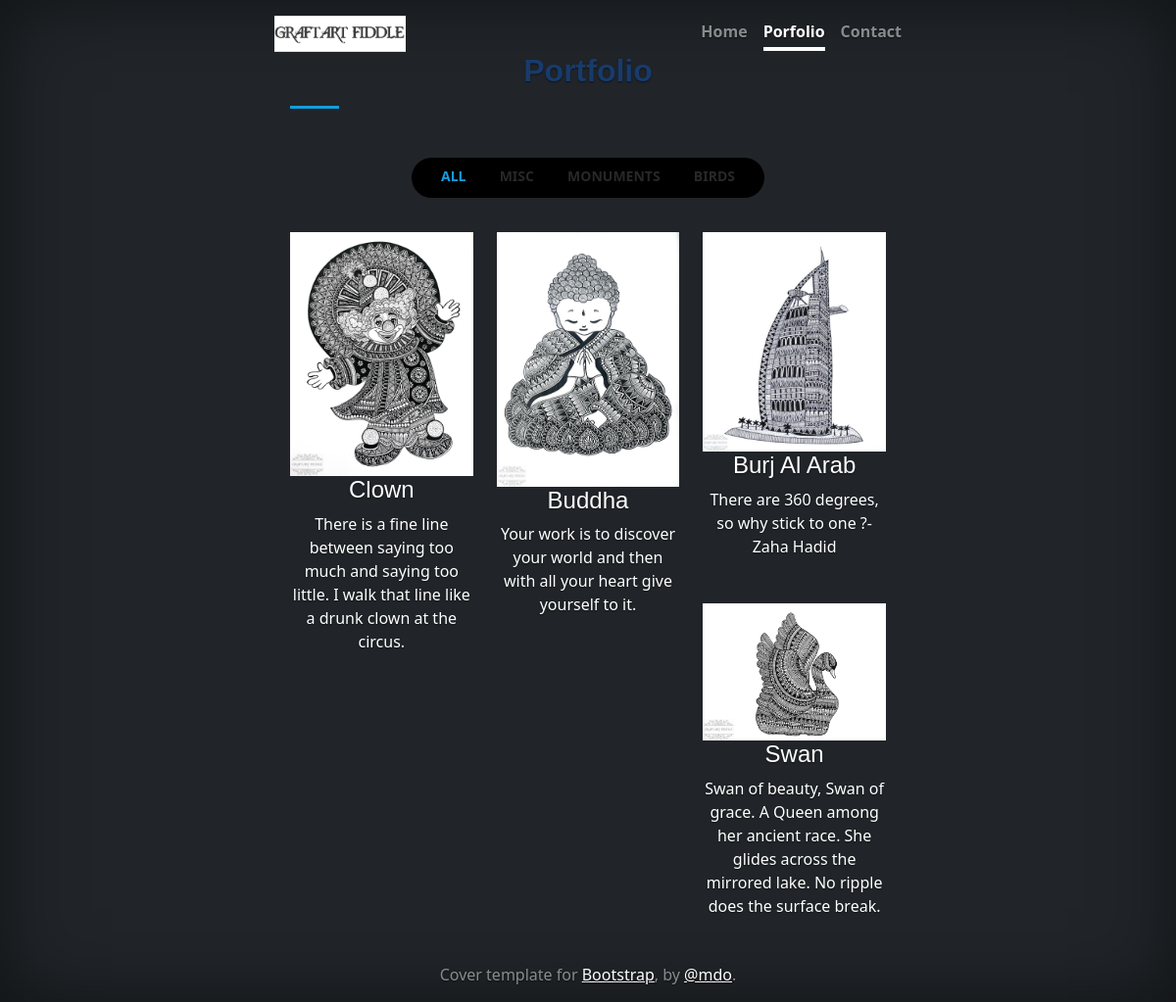
The app's page /portfolio with its own data.
### basic/models.py (models this page shows)
class Image(models.Model):
    image = models.ImageField()
    title = models.CharField(max_length=200)
    description = models.TextField()
    hashtags = models.TextField()
    category = models.CharField(max_length=50)
    associates = models.TextField()

### basic/views.py (the view)
# urls.py: path('portfolio', views.portfolio, name='home2'),
def portfolio(request):
    images = Image.objects.all()
    context = {"uploadlist": images,
               "categoryList": list(set(i.category for i in images))}
    return render(request, 'portfolio.html', context)

### basic/templates/portfolio.html (shortened to what this page needs)
{% load static %}
<!doctype html>
<html lang="en" class="h-100">
<head>
  <link href="{%static 'assets/vendor/aos/aos.css' %}" rel="stylesheet">
  <link href="{%static 'assets/vendor/bootstrap/css/bootstrap.min.css' %}" rel="stylesheet">
  <link href="{%static 'assets/vendor/bootstrap-icons/bootstrap-icons.css' %}" rel="stylesheet">
  <link href="{%static 'assets/vendor/boxicons/css/boxicons.min.css' %}" rel="stylesheet">
  <link href="{%static 'assets/vendor/glightbox/css/glightbox.min.css' %}" rel="stylesheet">
  <link href="{%static 'assets/vendor/swiper/swiper-bundle.min.css' %}" rel="stylesheet">
  <link href="{%static 'assets/css/style.css' %}" rel="stylesheet">
  <link href="{%static 'css/bootstrap.min.css' %}" rel="stylesheet">
  <link href="{%static 'css/cover.css' %}" rel="stylesheet">
</head>
<body class="d-flex h-100 text-center text-bg-dark">
  <div class="cover-container d-flex w-100 h-100 p-3 mx-auto flex-column">
    <header class="mb-auto">
      <div>
        <span class="float-md-start mb-0"><img src="{%static 'img/gaf.png' %}" width="134px"height="37px"/></span>
        <nav class="nav nav-masthead justify-content-center float-md-end">
          <a class="nav-link fw-bold py-1 px-0" aria-current="page" href="/">Home</a>
          <a class="nav-link fw-bold py-1 px-0 active" href="#">Porfolio</a>
          <a class="nav-link fw-bold py-1 px-0" href="/contact">Contact</a>
        </nav>
      </div>
    </header>
    <main class="px-3 portfolio container" id="portfolio">
          <div class="section-title">
            <h2>Portfolio</h2>
          </div>
          <div class="row" data-aos="fade-up">
            <div class="col-lg-12 d-flex justify-content-center">
              <ul id="portfolio-flters">
                <li data-filter="*" class="filter-active">All</li>
                {%for o in categoryList%}
                <li data-filter=".filter-{{o}}">{{o}}</li>
                {%endfor%}
              </ul>
            </div>
          </div>
          <div class="row portfolio-container" data-aos="fade-up" data-aos-delay="100">
            {%for o in uploadlist%}
            <div class="col-lg-4 col-md-6 portfolio-item filter-{{o.category}}">
              <div class="portfolio-wrap">
                <img src="{{o.image.url}}" class="img-fluid" alt="">
                <div>
                  <h4>{{o.title}}</h4>
                  <p>{{o.description}}
                  </p>
                </div>
              </div>
            </div>
            {%endfor%}
          </div>
    </main>
    <footer class="mt-auto text-white-50">
      <p>Cover template for <a href="https://getbootstrap.com/" class="text-white">Bootstrap</a>, by <a
          href="https://twitter.com/mdo" class="text-white">@mdo</a>.</p>
    </footer>
  </div>
</body>
</html>

### basic/static/assets/css/style.css (style rules this page uses)
body { font-family: "Open Sans", sans-serif; color: #272829; }
a { color: #149ddd; text-decoration: none; }
h1, h2, h3, h4, h5, h6 { font-family: "Raleway", sans-serif; }
.section-title { padding-bottom: 30px; }
.section-title h2 { font-size: 32px; font-weight: bold; margin-bottom: 20px; padding-bottom: 20px; position: relative; color: #173b6c; }
.section-title h2::after { content: ""; position: absolute; display: block; width: 50px; height: 3px; background: #149ddd; bottom: 0; left: 0; }
.portfolio .portfolio-item { margin-bottom: 30px; }
.portfolio #portfolio-flters { padding: 0; margin: 0 auto 35px auto; list-style: none; text-align: center; background: #000; border-radius: 50px; padding: 2px 15px; }
.portfolio #portfolio-flters li { cursor: pointer; display: inline-block; padding: 10px 15px 8px 15px; font-size: 14px; font-weight: 600; line-height: 1; text-transform: uppercase; color: #272829; margin-bottom: 5px; transition: all 0.3s ease-in-out; }
.portfolio #portfolio-flters li:hover, .portfolio #portfolio-flters li.filter-active { color: #149ddd; }
.portfolio #portfolio-flters li:last-child { margin-right: 0; }
.portfolio .portfolio-wrap { transition: 0.3s; position: relative; overflow: hidden; z-index: 1; }
.portfolio .portfolio-wrap::before { content: ""; background: rgba(255, 255, 255, 0.5); position: absolute; left: 0; right: 0; top: 0; bottom: 0; transition: all ease-in-out 0.3s; z-index: 2; opacity: 0; }

### basic/static/css/cover.css (style rules this page uses)
body { text-shadow: 0 .05rem .1rem rgba(0, 0, 0, .5); box-shadow: inset 0 0 5rem rgba(0, 0, 0, .5); }
.cover-container { max-width: 42em; }
.nav-masthead .nav-link { color: rgba(255, 255, 255, .5); border-bottom: .25rem solid transparent; }
.nav-masthead .nav-link + .nav-link { margin-left: 1rem; }
.nav-masthead .active { color: #fff; border-bottom-color: #fff; }

### records on screen
Image: categoryList "MISC", image (picture), title "Clown", description "There is a fine line between saying too much and saying too little. I walk that line like a drunk clown at the circus."
Image: categoryList "MONUMENTS", image (picture), title "Burj Al Arab", description "There are 360 degrees, so why stick to one ?- Zaha Hadid"
Image: categoryList "BIRDS", image (picture), title "Swan", description "Swan of beauty, Swan of grace. A Queen among her ancient race. She glides across the mirrored lake. No ripple does the surface break."
Image: image (picture), title "Buddha", description "Your work is to discover your world and then with all your heart give yourself to it."
